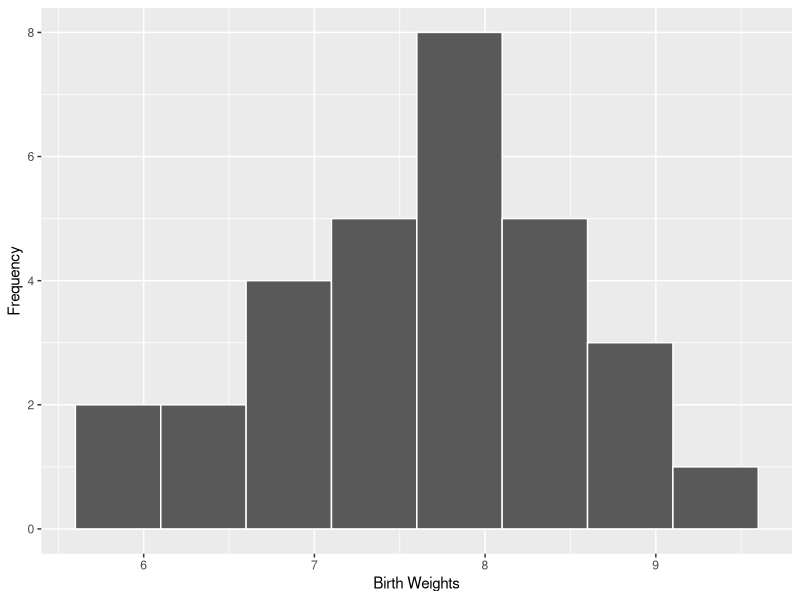
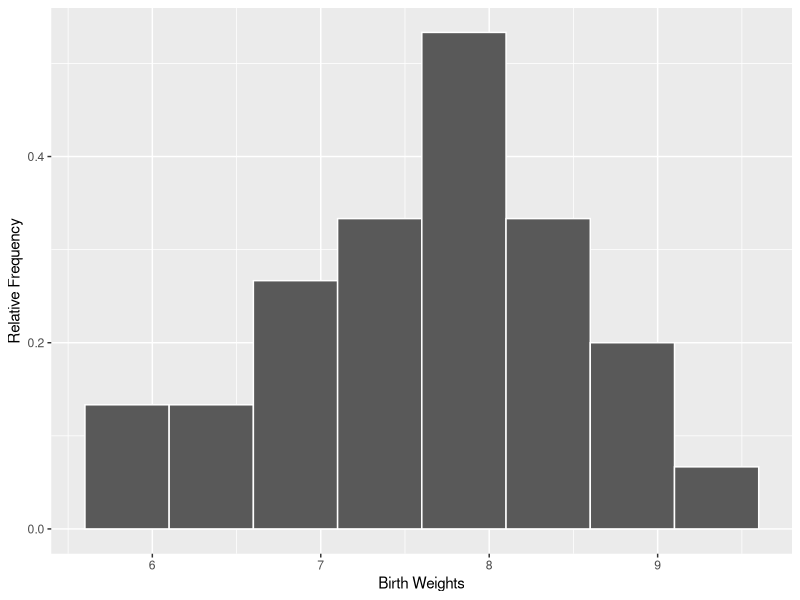
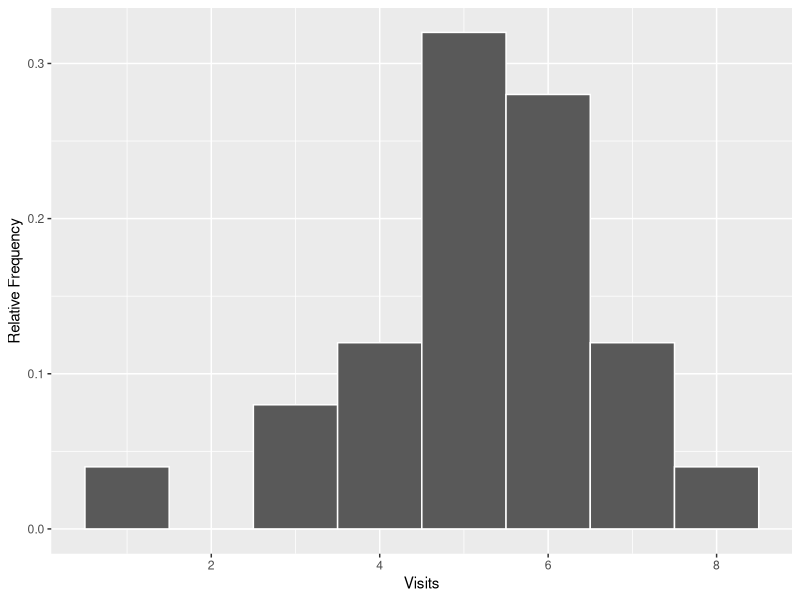

Write the R code that produced these figures, in order.
## ---- chunk 1
#| label: tbl-1-9
#| tbl-cap: Birthweights of 30 Full-Term Newborn Babies

tbl_1_9 <- c(7.2, 7.8, 6.8, 6.2, 8.2, 8, 8.2, 5.6, 8.6, 7.1, 8.2, 7.7, 
    7.5, 7.2, 7.7, 5.8, 6.8, 6.8, 8.5, 7.5, 6.1, 7.9, 9.4, 9, 7.8, 
    8.5, 9, 7.7, 6.7, 7.7) |> 
    matrix(ncol = 5,
    byrow = TRUE)

knitr::kable(tbl_1_9,  col.names = NA)
## ---- chunk 2
#| label: tbl-1-10
#| tbl-cap: Choosing the number of classes 
tibble::tibble(
    `25` = 6, 
    `50` = 7,
    `100` = 8,
    `200` = 9,
    `500` = 10
) |> 
knitr::kable()
## ---- chunk 3
data_freq <- cut(tbl_1_9, seq(5.6, by = .5, length.out = 9), right = FALSE) |> 
    table()  |> 
    as.data.frame() |> 
    tibble::as_tibble()

colnames(data_freq)[1] <- "Class Boundaries"

data_freq[,1] |> 
    knitr::kable(align = "c")

## ---- chunk 4
data_freq |> 
    transform(
        `Relative Frequency` = glue::glue("{Freq}/30")
    ) |> 
    knitr::kable(align = 'r')
## ---- chunk 5
library(ggplot2)
ggplot(mapping = aes(as.vector(tbl_1_9))) + 
    geom_histogram(
            breaks = seq(5.6, by = .5, length.out = 9),     closed = "left",
            color = "white") +
    labs(x = "Birth Weights", 
         y = "Frequency")
## ---- chunk 6
ggplot(mapping = aes(as.vector(tbl_1_9))) + 
    geom_histogram(
            aes(y = after_stat(density)),
            breaks = seq(5.6, by = .5, length.out = 9),     closed = "left",
            color = "white") +
            labs(x = "Birth Weights", 
         y = "Relative Frequency")
## ---- chunk 7
#| label: tbl-1-12
#| tbl-cap: Number of Visits in Typical Week for 25 Customers

tbl_1_12<- c(6,7,1,5,6,4,6,4,6,8,6,5,6,3,4,5,5,5,7,6,3,5,7,5,5) |> 
    matrix(ncol = 5,
    byrow = TRUE)

knitr::kable(tbl_1_12,  col.names = NA)
## ---- chunk 8
data_freq <- cut(tbl_1_12, seq(0.5, by = 1, length.out = 9), right = FALSE) |> 
    table()  |> 
    as.data.frame() |> 
    tibble::as_tibble()

colnames(data_freq)[1] <- "Class Boundaries"


data_freq |> 
    transform(
        `Relative Frequency` = Freq/length(tbl_1_12)
    ) |> 
    knitr::kable(align = 'r')
## ---- chunk 9

ggplot(mapping = aes(as.vector(tbl_1_12))) + 
    geom_histogram(
            aes(y = after_stat(density)),
            breaks = seq(0.5, by = 1, length.out = 9),     closed = "left",
            color = "white") +
            labs(x = "Visits", 
         y = "Relative Frequency")

## ---- chunk 10
get_lecture_homework <- function(lecture_number) {
    schedule_raw <- readxl::read_xlsx(here::here('resources','semester-planning.xlsx'))


    subset(schedule_raw, `Lecture Number` == lecture_number, select = exercises, drop = TRUE)

}

